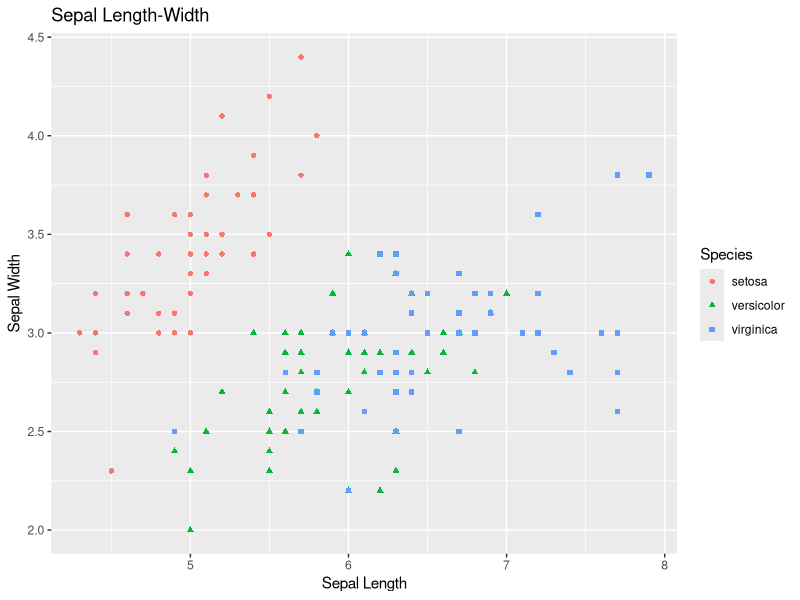

The R script that drew this image:
library(tidyverse)
library(ggplot2)


data("iris")

head(iris)
summary(iris)
str(iris)

df <- as_tibble(iris)

filter(df, Species == "versicolor")

arrange(df, Sepal.Length, Petal.Width)

ggplot(data=df, aes(x = Sepal.Length, y = Sepal.Width))+
  geom_point(aes(color=Species, shape=Species)) +
  xlab("Sepal Length") +
  ylab("Sepal Width") +
  ggtitle("Sepal Length-Width")

